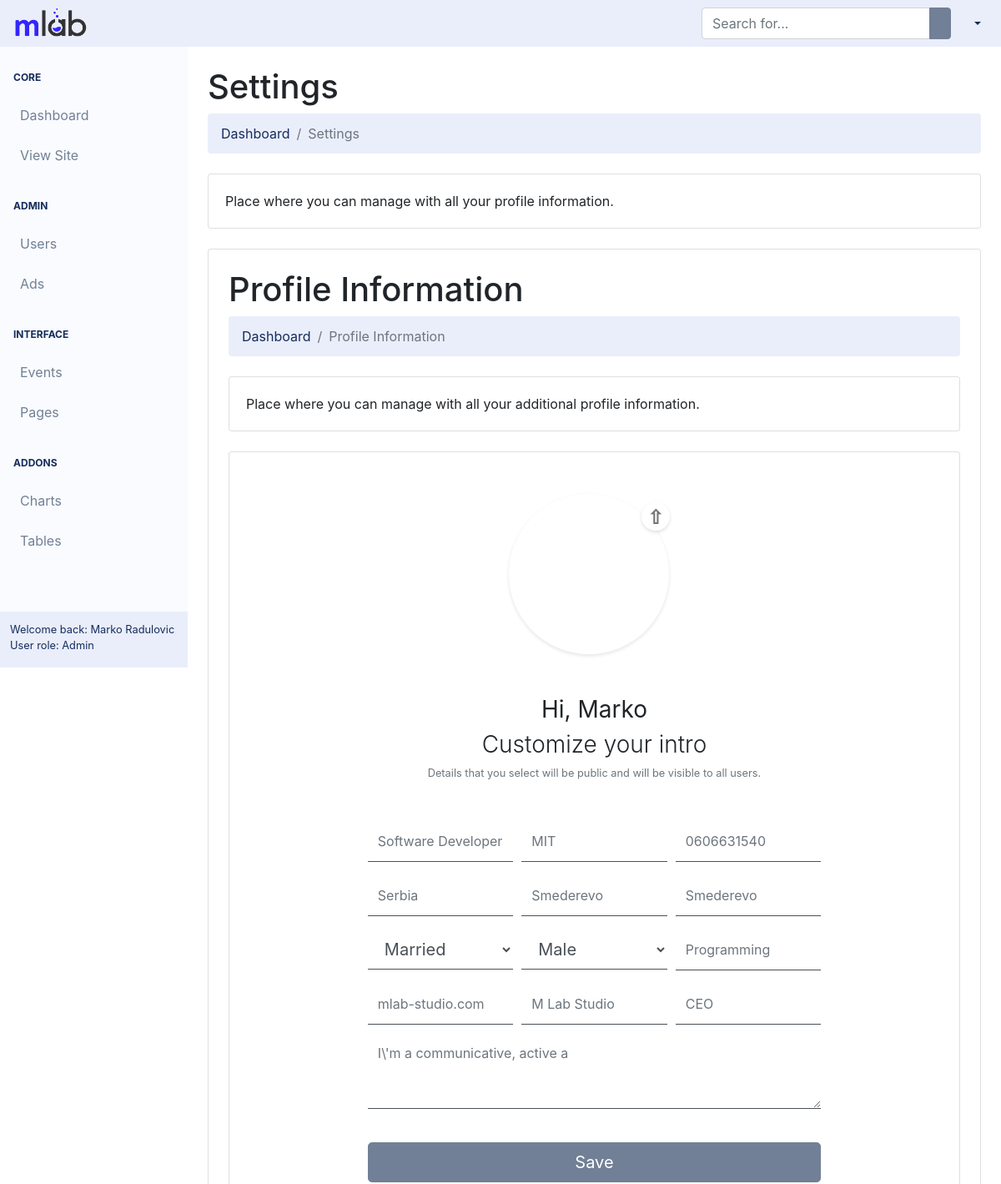
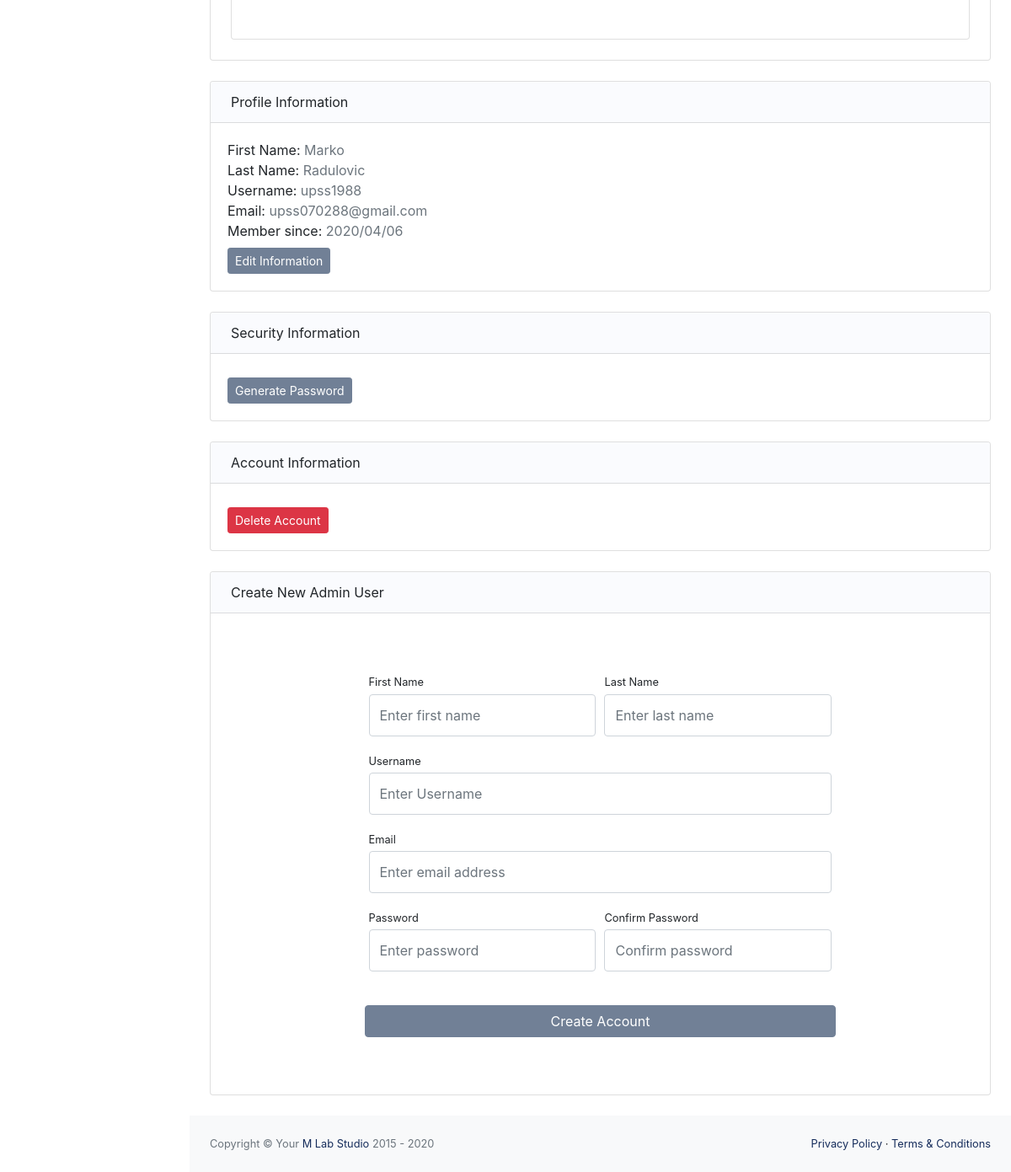
Page /backend/pages/profile-settings.php (signed in) on the committed database (2 pictures, top to bottom).
### tables this page shows
CREATE TABLE `users` (
  `id` int(255) NOT NULL,
  `fname` varchar(20) NOT NULL,
  `lname` varchar(20) NOT NULL,
  `username` varchar(100) NOT NULL,
  `email` varchar(100) NOT NULL,
  `password` varchar(100) NOT NULL,
  `profile_image` varchar(100) NOT NULL,
  `work` varchar(50) NOT NULL,
  `education` varchar(50) NOT NULL,
  `phone_number` varchar(30) NOT NULL,
  `state` varchar(30) NOT NULL,
  `current_city` varchar(30) NOT NULL,
  `home_town` varchar(30) NOT NULL,
  `relationship_status` varchar(30) NOT NULL,
  `gender` varchar(30) NOT NULL,
  `hobbies` varchar(100) NOT NULL,
  `website` varchar(30) NOT NULL,
  `company` varchar(30) NOT NULL,
  `position` varchar(30) NOT NULL,
  `bio` varchar(250) NOT NULL,
  `date` timestamp NOT NULL DEFAULT current_timestamp(),
  `user_role` int(10) NOT NULL
);

### backend/config/Db.php (called while the page is built)
<?php
$dbhost = 'localhost';
$dbuser = 'root';
$dbpass = '';
$dbname = 'app';
$db = new Database($dbhost, $dbuser, $dbpass, $dbname);

### backend/config/Database.php (called while the page is built, shortened)
<?php
require_once 'Db.php';
class Database
{
    public $connection;
    protected $query;
    public function __construct($dbhost = 'localhost', $dbuser = 'root', $dbpass = '', $dbname = 'app', $charset = 'utf8')
    {
        $this->connection = new mysqli($dbhost, $dbuser, $dbpass, $dbname);
        $this->connection->set_charset($charset);
    }
    public function query($query)
    {
        if ($this->query = $this->connection->prepare($query)) {
            if (func_num_args() > 1) {
                $x = func_get_args();
                $args = array_slice($x, 1);
                $types = '';
                $args_ref = array();
                foreach ($args as $k => &$arg) {
                    if (is_array($args[$k])) {
                        foreach ($args[$k] as $j => &$a) {
                            $types .= $this->_gettype($args[$k][$j]);
                            $args_ref[] = &$a;
                        }
                    } else {
                        $types .= $this->_gettype($args[$k]);
                        $args_ref[] = &$arg;
                    }
                }
                array_unshift($args_ref, $types);
                call_user_func_array(array($this->query, 'bind_param'), $args_ref);
            }
            $this->query->execute();
        } else {
            $this->error('Unable to prepare MySQL statement (check your syntax) - ' . $this->connection->error);
        }
        return $this;
    }
    public function fetchAll($callback = null)
    {
        $params = array();
        $row = array();
        $meta = $this->query->result_metadata();
        while ($field = $meta->fetch_field()) {
            $params[] = &$row[$field->name];
        }
        call_user_func_array(array($this->query, 'bind_result'), $params);
        $result = array();
        while ($this->query->fetch()) {
            $r = array();
            foreach ($row as $key => $val) {
                $r[$key] = $val;
            }
            if ($callback != null && is_callable($callback)) {
                $value = call_user_func($callback, $r);
                if ($value == 'break') break;
            } else {
                $result[] = $r;
            }
        }
        $this->query_closed = TRUE;
        return $result;
    }
    private function _gettype($var)
    {
        if (is_string($var)) return 's';
        if (is_int($var)) return 'i';
        return 'b';
    }
}

### backend/src/templates/template-parts/setting-page/additional-profile-information/additional-profile-information.php (called while the page is built, shortened)
<?php
include 'additional-profile-information-form.php';

### backend/config/Localization.php (called while the page is built, shortened)
<?php
class Localization
{
    static public function localizationString( string $select ): string
    {
        return self::$strings [ $select ] ?? '';
    }
    static private $strings = array(
        'customize'                         => 'Customize your intro',
        'detail_user'                       => 'Details that you select will be public and will be visible to all users.',
        'profile_information'               => 'Profile Information',
        'dashboard_breadcrumb'              => 'Dashboard',
        'profile_information_breadcrumb'    => 'Profile Information',
        'info_additional_information'       => 'Place where you can manage with all your additional profile information.',
        'relationship_status'               => 'Relationship status',
        'single'                            => 'Single',
        'in_relationship'                   => 'In a Relationship',
        'engaded'                           => 'Engaded',
        'married'                           => 'Married',
        'civil_partnership'                 => 'In a civil partnership',
        'domestic_partnership'              => 'In a domestic partnership',
        'open_partnership'                  => 'In a open relationship',
        'complicated'                       => 'It\'s complicated',
        'separated'                         => 'Separated',
        'divorced'                          => 'Divorced',
        'widowed'                           => 'Widowed',
        'gender'                            => 'Gender',
        'male'                              => 'Male',
        'female'                            => 'Female',
        'custom'                            => 'Custom',
        'not_to_say'                        => 'Prefer not to say',
    );
}

### backend/config/Functions.php (called while the page is built, shortened)
<?php
class Functions
{
    public function selectQuery($path, $dataQuery, $index, $placeholderIndex)
    {
        if (!empty($path)) :
            if (!empty($dataQuery[$index])) : return $path.$dataQuery[$index]; else : return $placeholderIndex; endif;
        else :
            if (!empty($dataQuery[$index])) : return $dataQuery[$index]; else : return $placeholderIndex; endif;
        endif;
    }
}
$function = new Functions();

### backend/src/templates/template-parts/setting-page/additional-profile-information/additional-profile-information-form.php (the view, shortened to what this page needs)
<?php
$username = $_SESSION['username'];
$selectAddProfile = $db->query('SELECT profile_image, work, education, phone_number, state, current_city, home_town, relationship_status, gender, hobbies, website, company, position, bio FROM users WHERE username = ?', $username)->fetchAll();
foreach ($selectAddProfile as $profile) {  ?>
<div class="container-fluid">
    <h1 class="mt-4"><?= Localization::localizationString('profile_information') ?></h1>
    <ol class="breadcrumb mb-4">
        <li class="breadcrumb-item"><a href="../../../../../../index.php"><?= Localization::localizationString('dashboard_breadcrumb') ?></a></li>
        <li class="breadcrumb-item active"><?= Localization::localizationString('profile_information_breadcrumb');?></li>
    </ol>
    <div class="card mb-4">
        <div class="card-body"><?= Localization::localizationString('info_additional_information') ?></div>
    </div>
    <div class="card mb-4">
        <div class="container">
            <div class="row justify-content-center">
                <div class="col-lg-8 mb-5">
                    <div class="border-0 rounded-lg mt-5">
                        <form class="md-form" method="post" enctype="multipart/form-data">
                            <?php include '../src/templates/auth/login/login.php'; ?>
                            <div class="container">
                                <div class="avatar-upload">
                                    <div class="avatar-edit">
                                        <label for="imageUpload"></label>
                                    </div>
                                    <div class="avatar-preview">
                                        <div id="imagePreview" style="background-image: url('<?= $function->selectQuery('../pages/assets/img/uploaded_image/', $profile, 'profile_image', '../pages/assets/img/brands/avatar.png') ?>');">
                                        </div>
                                    </div>
                                </div>
                            </div>
                            <h3 class="text-center font-weight-normal">Hi, <?= $_SESSION['fname'] ?></h3>
                            <h3 class="text-center font-weight-light"><?= Localization::localizationString ( 'customize' ); ?></h3>
                            <small id="username" class="text-center form-text text-muted mb-5"><?= Localization::localizationString ( 'detail_user' ); ?></small>
                            <div class="form-row">
                                <div class="col-md-4">
                                    <div class="form-group">
                                        <input class="form-control py-4 bottom-border" id="work" type="text" name="work" placeholder="<?= $function->selectQuery('', $profile, 'work', 'Work') ?>" required/>
                                    </div>
                                </div>
                                <div class="col-md-4">
                                    <div class="form-group">
                                        <input class="form-control py-4 bottom-border" id="education" type="text" name="education" placeholder="<?= $function->selectQuery('', $profile, 'education', 'Education') ?>" required />
                                    </div>
                                </div>
                                <div class="col-md-4">
                                    <div class="form-group">
                                        <input class="form-control py-4 bottom-border" id="phoneNumber" type="tel" name="phoneNumber" placeholder="<?= $function->selectQuery('', $profile, 'phone_number', 'Phone Number') ?>" />
                                    </div>
                                </div>
                            </div>
                            <div class="form-row">
                                <div class="col-md-4">
                                    <div class="form-group">
                                        <input class="form-control py-4 bottom-border" id="state" type="text" name="state" placeholder="<?= $function->selectQuery('', $profile, 'state', 'State') ?>" required />
                                    </div>
                                </div>
                                <div class="col-md-4">
                                    <div class="form-group">
                                        <input class="form-control py-4 bottom-border" id="currentCity" type="text" name="currentCity" placeholder="<?= $function->selectQuery('', $profile, 'current_city', 'Current City') ?>" required />
                                    </div>
                                </div>
                                <div class="col-md-4">
                                    <div class="form-group">
                                        <input class="form-control py-4 bottom-border" id="homeTown" type="text" name="homeTown" placeholder="<?= $function->selectQuery('', $profile, 'home_town', 'Home Town') ?>"  required/>
                                    </div>
                                </div>
                            </div>
                            <div class="form-row">
                                <div class="col-md-4">
                                    <select class="form-control form-control-lg bottom-border" id="relationshipStatus" name="relationshipStatus[]" required>
                                        <option value=""><?= $function->selectQuery('', $profile, 'relationship_status', Localization::localizationString('relationship_status')); ?></option>
                                    </select>
                                </div>
                                <div class="col-md-4">
                                    <select class="form-control form-control-lg bottom-border" id="gender" name="gender[]" required>
                                        <option value=""><?= $function->selectQuery('', $profile, 'gender', Localization::localizationString('gender')); ?></option>
                                    </select>
                                </div>
                                <div class="col-md-4">
                                    <div class="form-group">
                                        <input class="form-control py-4 bottom-border" id="hobbies" type="text" name="hobbies" placeholder="<?= $function->selectQuery('', $profile, 'hobbies', 'Hobbies') ?>" required />
                                    </div>
                                </div>
                            </div>
                            <div class="form-row">
                                <div class="col-md-4">
                                    <div class="form-group">
                                        <input class="form-control py-4 bottom-border" id="website" type="text" name="website" placeholder="<?= $function->selectQuery('', $profile, 'website', 'Website') ?>" />
                                    </div>
                                </div>
                                <div class="col-md-4">
                                    <div class="form-group">
                                        <input class="form-control py-4 bottom-border" id="company" type="text" name="company" placeholder="<?= $function->selectQuery('', $profile, 'company', 'Company') ?>" />
                                    </div>
                                </div>
                                <div class="col-md-4">
                                    <div class="form-group">
                                        <input class="form-control py-4 bottom-border" id="position" type="text" name="position" placeholder="<?= $function->selectQuery('', $profile, 'position', 'Position') ?>" />
                                    </div>
                                </div>
                            </div>
                            <div class="form-row">
                                <div class="col-md-12">
                                    <div class="form-group">
                                        <textarea class="form-control bottom-border" name="bio" rows="3" placeholder="<?= $function->selectQuery('', $profile, 'bio', 'Write something about you...') ?>" required></textarea>
                                    </div>
                                </div>
                            </div>
                            <div class="form-group d-flex align-items-center justify-content-between mt-4 mb-0">
                                <input type="submit" class="btn btn-primary btn-lg btn-block" value="Save" name="additionalSubmit">
                            </div>
                        </form>
                    </div>
                </div>
            </div>
        </div>
    </div>
</div>
<?php }  ?>

### backend/src/templates/template-parts/setting-page/profile-information/profile-information.php (shortened to what this page needs)
<?php
$settings = $db->query('SELECT * FROM users WHERE id = ?', $_SESSION['id'])->fetchAll();
foreach ($settings as $setting) { ?>
    <p class="mb-0">First Name: <span class="text-muted"><?php echo $setting['fname']; ?></span></p>
    <p class="mb-0">Last Name: <span class="text-muted"><?php echo $setting['lname']; ?></span></p>
    <p class="mb-0">Username: <span class="text-muted"><?php echo $setting['username']; ?></span></p>
    <p class="mb-0">Email: <span class="text-muted"><?php echo $setting['email']; ?></span></p>
    <p class="mb-0">Member since: <span class="text-muted"><?php echo strstr(str_replace('-', '/', $setting['date']), ' ', true); ?></span></p>
<?php }

### rows in the picture
users: work "Software Developer", education "MIT", phoneNumber "0606631540", state "Serbia", currentCity "Smederevo", homeTown "Smederevo", relationship_status "Married", gender "Male", hobbies "Programming", website "mlab-studio.com", company "M Lab Studio", position "CEO", bio "I\\'m a communicative, active a", fname "Marko", lname "Radulovic", username "upss1988", email "upss070288@gmail.com", date "2020/04/06"

### other values in the picture
$_SESSION['fname'] "Marko"
$_SESSION['lname'] "Radulovic"
$isAdmin = ($_SESSION['user_role'] === 10) ? 'Admin' : 'Customer' "Admin"
